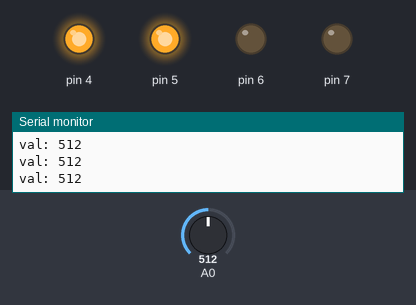
The sketch below on a simulated Arduino Uno, built with avr-gcc and run on an emulated ATmega328P. On the bench: output pins drawn as LEDs (lit = HIGH), the last lines printed to the serial monitor. Inputs (shaded band) come from the test bench; at power-on: A0 = 512.

Above: at 1.2 s.
1.3 s: A0 set to 585
2.8 s: A0 set to 619
At 3.8 s:
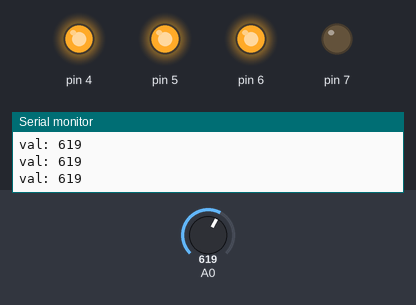
4.3 s: A0 set to 789
5.8 s: A0 set to 817
At 6.3 s:
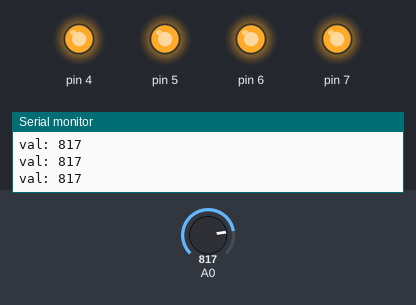
7.3 s: A0 set to 390
At 8.6 s:
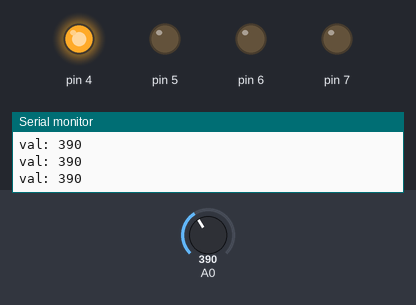
8.9 s: A0 set to 410
At 10.2 s:
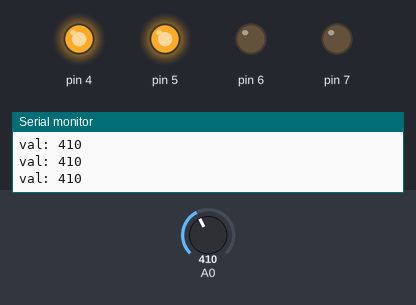
Timing chart, 0 to 11.5 s (numbered marks = the images above; inputs shaded):
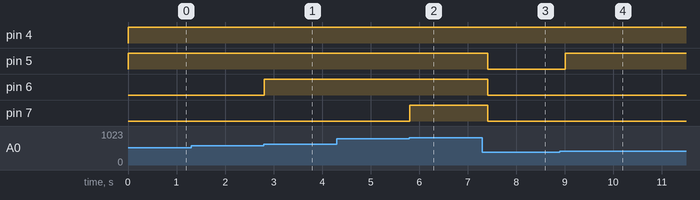

Measured:
- the behaviour switches between 600 and 601 on A0 (found by bisection; images 0 and 1)
- the behaviour switches between 800 and 801 on A0 (found by bisection; images 1 and 2)
- the behaviour switches between 400 and 401 on A0 (found by bisection; images 3 and 4)
- after the input at 2.8 s, pin 6: LOW → HIGH at once
- after the input at 5.8 s, pin 7: LOW → HIGH at once
- after the input at 7.3 s, pin 5–7: HIGH → LOW after 0.11 s
- after the input at 8.9 s, pin 5: LOW → HIGH after 0.12 s

The sketch:

serial.ino
```cpp
void setup() {
  pinMode(A0, INPUT);
  pinMode(4, OUTPUT);
  pinMode(5, OUTPUT);
  pinMode(6, OUTPUT);
  pinMode(7, OUTPUT);
  Serial.begin(9600);
}

void loop() {
  int value = analogRead(A0);
  Serial.print("val: ");
  Serial.println(value);
  digitalWrite(4, value > 200);
  digitalWrite(5, value > 400);
  digitalWrite(6, value > 600);
  digitalWrite(7, value > 800);
  delay(200);
}
```
